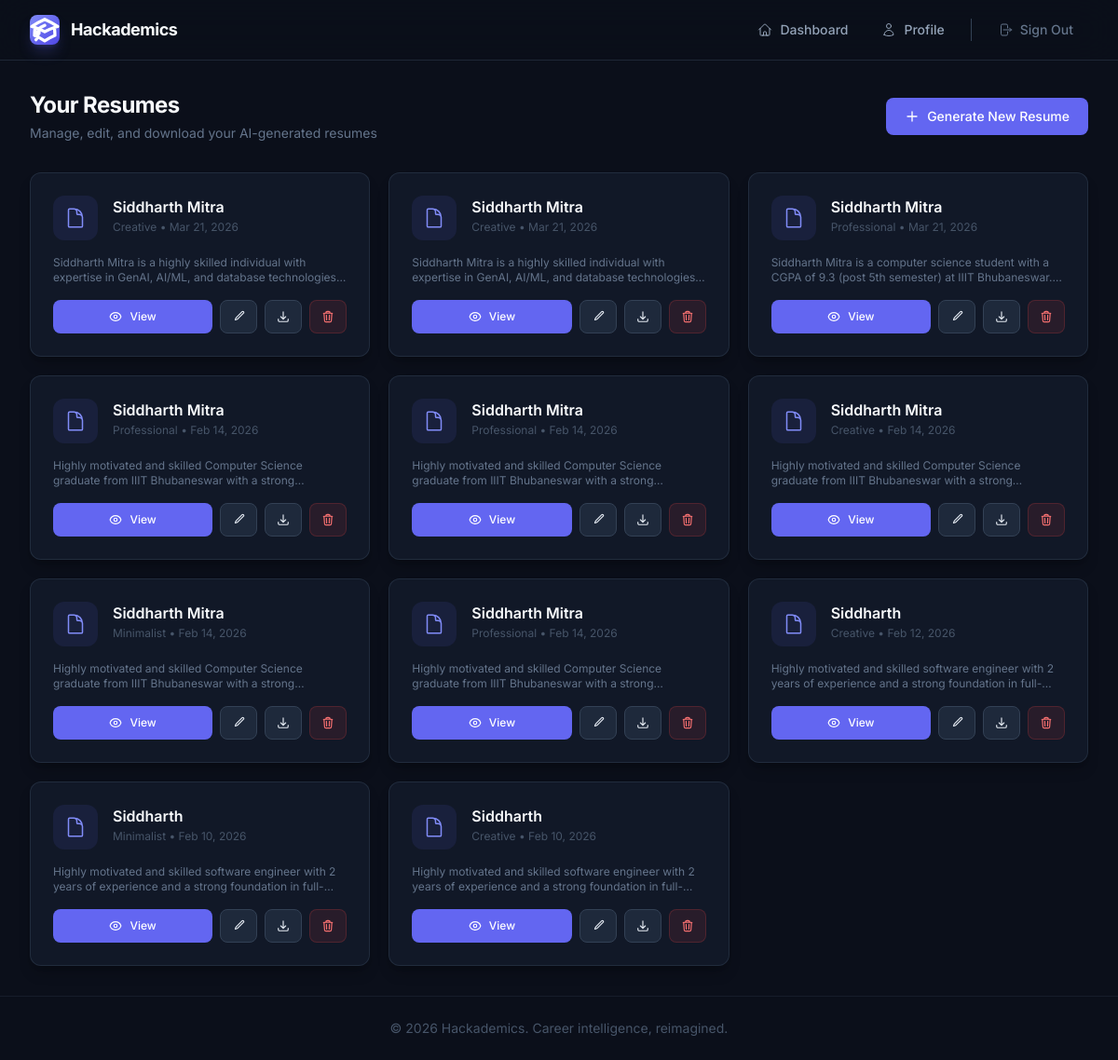
The page /resume/view-resume/ (signed in) on the database its author committed.
### resume_builder/models.py (models this page shows, shortened)
class resume(models.Model):
    user = models.ForeignKey(User, on_delete=models.CASCADE)
    full_name = models.CharField(max_length=100)
    phone_number = models.CharField(max_length=20)
    email = models.EmailField()
    location = models.CharField(max_length=255, blank=True)
    summary = models.TextField(blank=True)
    achievements = models.TextField(blank=True)
    projects = models.TextField(blank=True)
    skills = models.TextField(blank=True)
    experience = models.TextField(blank=True)
    education = models.TextField(blank=True)
    template_used = models.IntegerField(default=1)
    created_at = models.DateTimeField(auto_now_add=True)
    updated_at = models.DateTimeField(auto_now=True)
    class Meta:
        ordering = ['-created_at']

### resume_builder/views.py (the view)
# urls.py: path('view-resume/', views.view_resume, name='view'),
@login_required
def view_resume(request):
    allresume = resume.objects.filter(user=request.user)
    return render(request, 'resume_templates/view_resume.html', {'allresume': allresume})

### templates/resume_templates/view_resume.html (shortened to what this page needs)
{% extends 'base.html' %}
{% block content %}
<div class="animate-slide-up">
  <div class="flex items-center justify-between mb-8">
    <div>
      <h1 class="text-2xl font-bold text-surface-50 tracking-tight">Your Resumes</h1>
      <p class="text-surface-400 text-sm mt-1">Manage, edit, and download your AI-generated resumes</p>
    </div>
    <button onclick="startResumeGen()" class="btn-primary text-sm">
      <svg class="w-4 h-4" fill="none" viewBox="0 0 24 24" stroke-width="2" stroke="currentColor">
        <path stroke-linecap="round" stroke-linejoin="round" d="M12 4.5v15m7.5-7.5h-15" />
      </svg>
      Generate New Resume
    </button>
  </div>
  {% if allresume %}
    <div class="grid grid-cols-1 md:grid-cols-2 lg:grid-cols-3 gap-5">
      {% for r in allresume %}
        <div class="card-elevated p-6 group hover:border-brand-500/50 transition-all duration-300">
          <div class="flex items-start gap-4 mb-4">
            <div class="w-12 h-12 bg-brand-500/10 rounded-xl flex items-center justify-center flex-shrink-0 group-hover:bg-brand-500/20 transition-colors">
            </div>
            <div class="min-w-0">
              <h3 class="font-semibold text-surface-50 truncate">{{ r.full_name }}</h3>
              <p class="text-xs text-surface-500 mt-0.5">
                {% if r.template_used == 1 %}Professional{% elif r.template_used == 2 %}Creative{% else %}Minimalist{% endif %}
                &bull; {{ r.created_at|date:"M d, Y" }}
              </p>
            </div>
          </div>
          {% if r.summary %}
          <p class="text-xs text-surface-400 line-clamp-2 mb-4">{{ r.summary|truncatewords:25 }}</p>
          {% endif %}
          <div class="flex items-center gap-2 mt-auto">
            <a href="{% url 'view-resume' r.id %}" class="btn-primary text-xs flex-1">
              View
            </a>
            <a href="{% url 'edit_resume' r.id %}" class="btn-secondary text-xs px-3 py-2.5">
              <svg class="w-3.5 h-3.5" fill="none" viewBox="0 0 24 24" stroke-width="2" stroke="currentColor">
                <path stroke-linecap="round" stroke-linejoin="round" d="m16.862 4.487 1.687-1.688a1.875 1.875 0 1 1 2.652 2.652L10.582 16.07a4.5 4.5 0 0 1-1.897 1.13L6 18l.8-2.685a4.5 4.5 0 0 1 1.13-1.897l8.932-8.931Z" />
              </svg>
            </a>
            <a href="{% url 'download_resume' r.id %}" class="btn-secondary text-xs px-3 py-2.5">
              <svg class="w-3.5 h-3.5" fill="none" viewBox="0 0 24 24" stroke-width="2" stroke="currentColor">
                <path stroke-linecap="round" stroke-linejoin="round" d="M3 16.5v2.25A2.25 2.25 0 0 0 5.25 21h13.5A2.25 2.25 0 0 0 21 18.75V16.5M16.5 12 12 16.5m0 0L7.5 12m4.5 4.5V3" />
              </svg>
            </a>
            <a href="{% url 'delete_resume' r.id %}" class="btn-danger text-xs px-3 py-2.5" onclick="return confirm('Delete this resume?')">
            </a>
          </div>
        </div>
      {% endfor %}
    </div>
  {% endif %}
</div>
{% endblock %}

### rows shown on the page
resume: full_name "Siddharth Mitra", template_used "Creative", created_at "Mar 21, 2026", summary "Siddharth Mitra is a highly skilled individual with expertise in GenAI, AI/ML, and database…"
resume: full_name "Siddharth Mitra", template_used "Creative", created_at "Mar 21, 2026", summary "Siddharth Mitra is a highly skilled individual with expertise in GenAI, AI/ML, and database…"
resume: full_name "Siddharth Mitra", template_used "Professional", created_at "Mar 21, 2026", summary "Siddharth Mitra is a computer science student with a CGPA of 9.3 (post 5th semester) at IIIT…"
resume: full_name "Siddharth Mitra", template_used "Professional", created_at "Feb 14, 2026", summary "Highly motivated and skilled Computer Science graduate from IIIT Bhubaneswar with a…"
resume: full_name "Siddharth Mitra", template_used "Professional", created_at "Feb 14, 2026", summary "Highly motivated and skilled Computer Science graduate from IIIT Bhubaneswar with a…"
resume: full_name "Siddharth Mitra", template_used "Creative", created_at "Feb 14, 2026", summary "Highly motivated and skilled Computer Science graduate from IIIT Bhubaneswar with a…"
resume: full_name "Siddharth Mitra", template_used "Minimalist", created_at "Feb 14, 2026", summary "Highly motivated and skilled Computer Science graduate from IIIT Bhubaneswar with a…"
resume: full_name "Siddharth Mitra", template_used "Professional", created_at "Feb 14, 2026", summary "Highly motivated and skilled Computer Science graduate from IIIT Bhubaneswar with a…"
resume: full_name "Siddharth", template_used "Creative", created_at "Feb 12, 2026", summary "Highly motivated and skilled software engineer with 2 years of experience and a strong foundation…"
resume: full_name "Siddharth", template_used "Minimalist", created_at "Feb 10, 2026", summary "Highly motivated and skilled software engineer with 2 years of experience and a strong foundation…"
resume: full_name "Siddharth", template_used "Creative", created_at "Feb 10, 2026", summary "Highly motivated and skilled software engineer with 2 years of experience and a strong foundation…"
